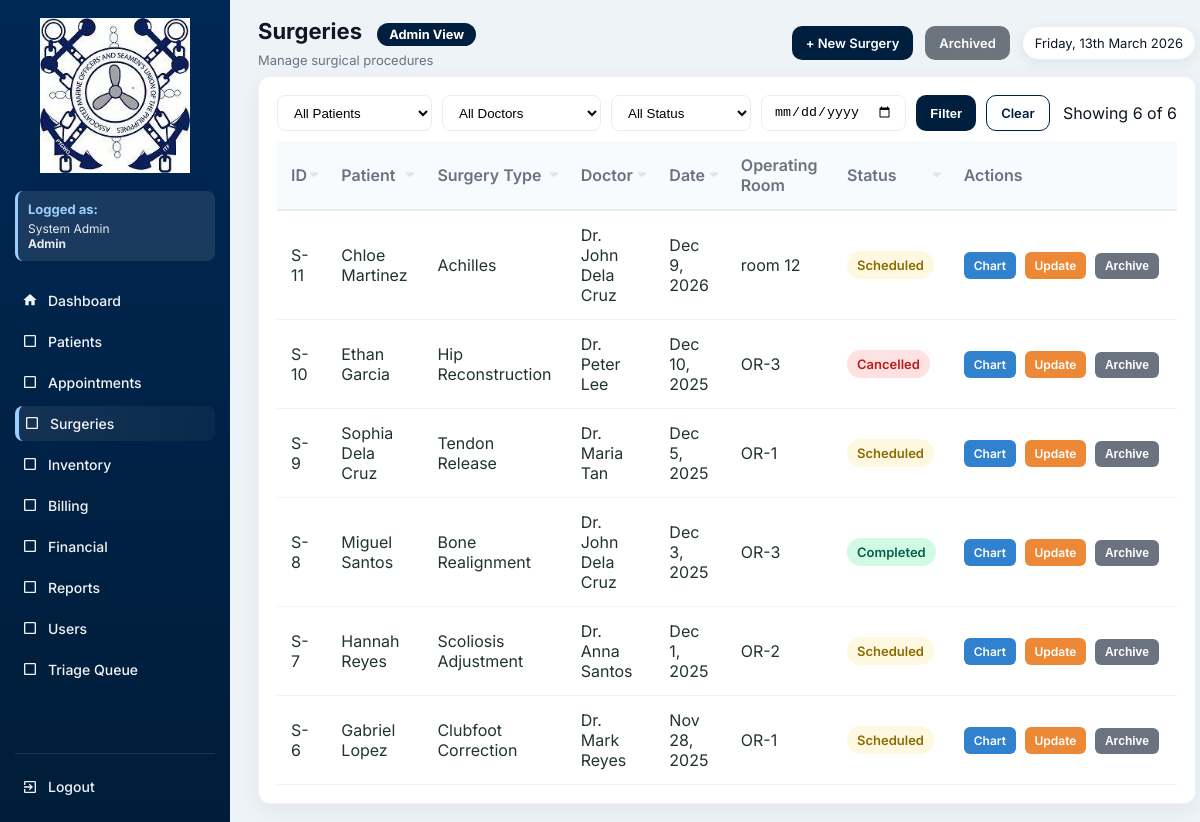
The app's page /surgeries.php (signed in), older data.
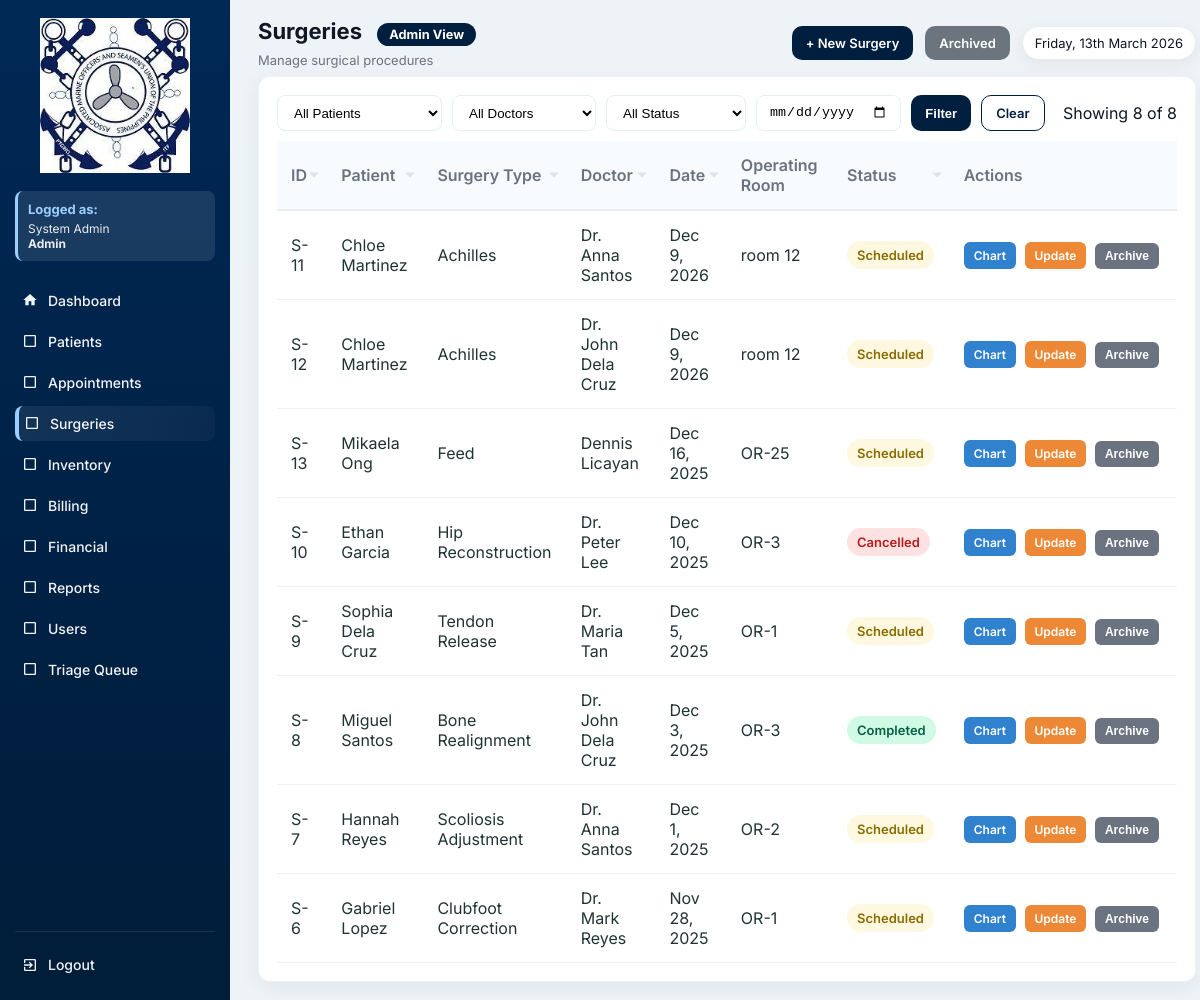
The same page, newer data.
### tables this page shows
CREATE TABLE `surgeries` (
  `id` int(11) NOT NULL,
  `patient_id` int(11) DEFAULT NULL,
  `doctor_id` int(11) DEFAULT NULL,
  `surgery_type` varchar(150) DEFAULT NULL,
  `schedule_date` date DEFAULT NULL,
  `operating_room` varchar(20) DEFAULT NULL,
  `status` enum('Scheduled','Completed','Cancelled') DEFAULT 'Scheduled',
  `is_archived` tinyint(1) DEFAULT 0,
  `archived_at` datetime DEFAULT NULL,
  `archived_by` int(11) DEFAULT NULL,
  `created_at` timestamp NOT NULL DEFAULT current_timestamp()
);

CREATE TABLE `patients` (
  `id` int(11) NOT NULL,
  `patient_code` varchar(20) DEFAULT NULL,
  `first_name` varchar(100) DEFAULT NULL,
  `last_name` varchar(100) DEFAULT NULL,
  `gender` varchar(10) DEFAULT NULL,
  `sex` enum('Male','Female') DEFAULT NULL,
  `birth_date` date DEFAULT NULL,
  `phone` varchar(50) DEFAULT NULL,
  `address` text DEFAULT NULL,
  `guardian` varchar(100) DEFAULT NULL,
  `blood_type` varchar(10) DEFAULT NULL,
  `weight` decimal(5,2) DEFAULT NULL,
  `height` decimal(5,2) DEFAULT NULL,
  `pulse_rate` int(11) DEFAULT NULL,
  `temperature` decimal(4,2) DEFAULT NULL,
  `guardian_name` varchar(150) DEFAULT NULL,
  `created_at` timestamp NOT NULL DEFAULT current_timestamp(),
  `is_archived` tinyint(1) DEFAULT 0,
  `archived_at` datetime DEFAULT NULL,
  `archived_by` int(11) DEFAULT NULL
);

CREATE TABLE `users` (
  `id` int(11) NOT NULL,
  `full_name` varchar(150) DEFAULT NULL,
  `username` varchar(100) DEFAULT NULL,
  `password` varchar(255) DEFAULT NULL,
  `role` enum('Admin','Doctor','Nurse','Staff','Inventory','Billing','SocialWorker') NOT NULL,
  `created_at` timestamp NOT NULL DEFAULT current_timestamp(),
  `is_active` tinyint(1) DEFAULT 1,
  `deactivated_at` datetime DEFAULT NULL
);

### functions.php (called while the page is built, shortened)
<?php
function fetchAll($conn, $sql, $types = null, $params = [])
{
    $stmt = $conn->prepare($sql);
    $stmt->execute();
    $res = $stmt->get_result();
    $rows = $res->fetch_all(MYSQLI_ASSOC);
    return $rows;
}
function fetchOne($conn, $sql, $types = null, $params = [])
{
    $stmt = $conn->prepare($sql);
    $stmt->execute();
    $res = $stmt->get_result();
    $row = $res->fetch_assoc();
    return $row;
}
function h($s){
    return htmlspecialchars($s, ENT_QUOTES);
}
?>

### surgeries.php (the view, shortened to what the changed rows need)
<?php
require 'config.php';
require 'functions.php';
$current_role = $_SESSION['role'] ?? 'Guest';
$role_permissions = [
    'Admin' => [
        'dashboard.php' => 'Dashboard',
        'patients.php' => 'Patients',
        'appointments.php' => 'Appointments',
        'surgeries.php' => 'Surgeries',
        'inventory.php' => 'Inventory',
        'billing.php' => 'Billing',
        'financials.php' => 'Financial',
        'reports.php' => 'Reports',
        'users.php' => 'Users',
        'triage_queue.php' => 'Triage Queue'
    ],
    'Doctor' => [
        'dashboard.php' => 'Dashboard',
        'patients.php' => 'Patients',
        'appointments.php' => 'Appointments',
        'surgeries.php' => 'Surgeries',
        'inventory.php' => 'Inventory',
        'reports.php' => 'Reports',
        'triage_queue.php' => 'Triage Queue'
    ],
    'Nurse' => [
        'dashboard.php' => 'Dashboard',
        'patients.php' => 'Patients',
        'appointments.php' => 'Appointments',
        'inventory.php' => 'Inventory',
        'reports.php' => 'Reports',
        'triage_queue.php' => 'Triage Queue'
    ],
    'Staff' => [
        'dashboard.php' => 'Dashboard',
        'patients.php' => 'Patients',
        'appointments.php' => 'Appointments',
        'reports.php' => 'Reports'
    ],
    'Inventory' => [
        'dashboard.php' => 'Dashboard',
        'inventory.php' => 'Inventory',
        'reports.php' => 'Reports'
    ],
    'Billing' => [
        'dashboard.php' => 'Dashboard',
        'billing.php' => 'Billing',
        'financials.php' => 'Financial',
        'reports.php' => 'Reports'
    ],
    'SocialWorker' => [
        'dashboard.php' => 'Dashboard',
        'financials.php' => 'Financial',
        'reports.php' => 'Reports'
    ]
];
$allowed_pages = $role_permissions[$current_role] ?? ['dashboard.php' => 'Dashboard'];
$date_filter = $_GET['date'] ?? '';
$is_admin = ($current_role === 'Admin');
$table_check = fetchOne($conn, "SHOW COLUMNS FROM surgeries LIKE 'is_archived'");
$has_archive_columns = $table_check !== null;
$show_archived = isset($_GET['show']) && $_GET['show'] === 'archived';
$conditions = [];
if ($has_archive_columns) {
    $conditions[] = $show_archived ? "s.is_archived = 1" : "s.is_archived = 0";
}
$where_clause = empty($conditions) ? '' : 'WHERE ' . implode(' AND ', $conditions);
$items_per_page = 10;
$page = isset($_GET['page']) ? max(1, intval($_GET['page'])) : 1;
$offset = ($page - 1) * $items_per_page;
$total = fetchOne($conn, "SELECT COUNT(*) as total FROM surgeries s $where_clause")['total'] ?? 0;
$sort_column = $_GET['sort'] ?? 'schedule';
$sort_order = $_GET['order'] ?? 'desc';
$allowed_columns = ['id', 'patient', 'doctor', 'type', 'date', 'status'];
if (!in_array($sort_column, $allowed_columns)) $sort_column = 'schedule';
switch ($sort_column) {
    default:         $order_by = "s.schedule_date";
}
$order_by .= " " . strtoupper($sort_order);
$query = "
    SELECT s.*,
           p.first_name, p.last_name,
           u.full_name AS doctor_name
    FROM surgeries s
    INNER JOIN patients p ON s.patient_id = p.id
    INNER JOIN users u ON s.doctor_id = u.id
    $where_clause
    ORDER BY $order_by
    LIMIT $offset, $items_per_page
";
$rows = fetchAll($conn, $query);
$doctors = fetchAll($conn, "SELECT id, full_name FROM users WHERE role = 'Doctor' AND is_active = 1 ORDER BY full_name");
?>
<!DOCTYPE html>
<html lang="en">
<head>
</head>
<body>
<div class="app">
  <aside class="sidebar">
    <nav class="menu">
      <a href="dashboard.php" class="menu-item <?= basename($_SERVER['PHP_SELF'])=='dashboard.php'?'active':'' ?>">
        <span class="icon"><svg viewBox="0 0 24 24" fill="currentColor"><path d="M10 20v-6h4v6h5v-8h3L12 3 2 12h3v8z"/></svg></span> Dashboard
      </a>
      <?php foreach($allowed_pages as $page => $label): if($page !== 'dashboard.php'): ?>
        <a href="<?= $page ?>" class="menu-item <?= basename($_SERVER['PHP_SELF'])==$page?'active':'' ?>">
          <span class="icon">
            <?php
            $icons = [
              'patients.php' => '<svg viewBox="0 0 24 24" fill="currentColor"><path d="M12 12c2.21 0 4-1.79 4-4s-1.79-4-4-4-4 1.79-4 4 1.79 4 4 4zm0 2c-2.67 0-8 1.34-8 4v2h16v-2c0-2.66-5.33-4-8-4z"/></svg>',
              'appointments.php' => '<svg viewBox="0 0 24 24" fill="currentColor"><path d="M19 3h-1V1h-2v2H8V1H6v2H5c-1.11 0-1.99.9-1.99 2L3 19c0 1.1.89 2 2 2h14c1.1 0 2-.9 2-2V5c0-1.1-.9-2-2-2zm0 16H5V8h14v11zM7 10h5v5H7z"/></svg>',
              'surgeries.php' => '<svg viewBox="0 0 24 24" fill="currentColor"><path d="M12 2C8.13 2 5 5.13 5 9c0 5.25 7 13 7 13s7-7.75 7-13c0-3.87-3.13-7-7-7zm0 9.5c-1.38 0-2.5-1.12-2.5-2.5s1.12-2.5 2.5-2.5 2.5 1.12 2.5 2.5-1.12 2.5-2.5 2.5z"/></svg>',
              'inventory.php' => '<svg viewBox="0 0 24 24" fill="currentColor"><path d="M20 8h-3V4H7v4H4v14h16V8zM9 6h6v2H9V6zm11 14H4v-9h16v9zm-7-7H8v-2h5v2z"/></svg>',
              'billing.php' => '<svg viewBox="0 0 24 24" fill="currentColor"><path d="M11.8 10.9c-2.27-.59-3-1.2-3-2.15 0-1.09 1.01-1.85 2.7-1.85 1.78 0 2.44.85 2.5 2.1h2.21c-.07-1.72-1.12-3.3-3.21-3.81V3h-3v2.16c-1.94.42-3.5 1.68-3.5 3.61 0 2.31 1.91 3.46 4.7 4.13 2.5.6 3 1.48 3 2.41 0 .69-.49 1.79-2.7 1.79-2.06 0-2.87-.92-2.98-2.1h-2.2c.12 2.19 1.76 3.42 3.68 3.83V21h3v-2.15c1.95-.37 3.5-1.5 3.5-3.55 0-2.84-2.43-3.81-4.7-4.4z"/></svg>',
              'financials.php' => '<svg viewBox="0 0 24 24" fill="currentColor"><path d="M3 13h8V3H3v10zm0 8h8v-6H3v6zm10 0h8V11h-8v10zm0-18v6h8V3h-8z"/></svg>',
              'reports.php' => '<svg viewBox="0 0 24 24" fill="currentColor"><path d="M19 3H5c-1.1 0-2 .9-2 2v14c0 1.1.9 2 2 2h14c1.1 0 2-.9 2-2V5c0-1.1-.9-2-2-2zM9 17H7v-7h2v7zm4 0h-2V7h2v10zm4 0h-2v-4h2v4z"/></svg>',
              'users.php' => '<svg viewBox="0 0 24 24" fill="currentColor"><path d="M16 11c1.66 0 2.99-1.34 2.99-3S17.66 5 16 5c-1.66 0-3 1.34-3 3s1.34 3 3 3zm-8 0c1.66 0 2.99-1.34 2.99-3S9.66 5 8 5C6.34 5 5 6.34 5 8s1.34 3 3 3zm0 2c-2.33 0-7 1.17-7 3.5V19h14v-2.5c0-2.33-4.67-3.5-7-3.5zm8 0c-.29 0-.62.02-.97.05 1.16.84 1.97 1.97 1.97 3.45V19h6v-2.5c0-2.33-4.67-3.5-7-3.5z"/></svg>',
              'triage_queue.php' => '<svg viewBox="0 0 24 24" fill="currentColor"><path d="M12 2C6.48 2 2 6.48 2 12s4.48 10 10 10 10-4.48 10-10S17.52 2 12 2zm-2 15l-5-5 1.41-1.41L10 14.17l7.59-7.59L19 8l-9 9z"/></svg>'
            ];
            echo $icons[$page] ?? '<svg viewBox="0 0 24 24" fill="currentColor"><path d="M19 5v14H5V5h14m0-2H5c-1.1 0-2 .9-2 2v14c0 1.1.9 2 2 2h14c1.1 0 2-.9 2-2V5c0-1.1-.9-2-2-2z"/></svg>';
            ?>
          </span> <?= $label ?>
        </a>
      <?php endif; endforeach; ?>
    </nav>
  </aside>
  <div class="main">
    <div class="topbar">
      <div class="top-left">
        <h1>Surgeries <?= $show_archived ? '(Archived)' : '' ?>
          <span class="role-badge role-<?= strtolower($current_role) ?>"><?= htmlspecialchars($current_role) ?> View</span>
        </h1>
      </div>
    </div>
    <div class="table-wrap">
      <div class="table-controls">
        <form method="GET" class="filter-form">
          <select name="patient" class="filter-select">
          </select>
          <select name="doctor" class="filter-select">
          </select>
          <select name="status" class="filter-select">
          </select>
          <input type="date" name="date" class="filter-select" value="<?= htmlspecialchars($date_filter) ?>" style="min-width:140px;">
          <button type="submit" class="btn">Filter</button>
          <a href="surgeries.php" class="btn btn-outline">Clear</a>
        </form>
        <div class="muted">Showing <span id="rowCount"><?= count($rows) ?></span> of <?= number_format($total) ?></div>
      </div>
      <table id="surgeriesTable">
        <thead>
          <tr>
            <th class="sortable-header <?= $sort_column=='id'?$sort_order:'' ?>" onclick="sortTable('id','<?= $sort_column=='id' && $sort_order=='asc'?'desc':'asc' ?>')">ID</th>
            <th class="sortable-header <?= $sort_column=='patient'?$sort_order:'' ?>" onclick="sortTable('patient','<?= $sort_column=='patient' && $sort_order=='asc'?'desc':'asc' ?>')">Patient</th>
            <th class="sortable-header <?= $sort_column=='type'?$sort_order:'' ?>" onclick="sortTable('type','<?= $sort_column=='type' && $sort_order=='asc'?'desc':'asc' ?>')">Surgery Type</th>
            <th class="sortable-header <?= $sort_column=='doctor'?$sort_order:'' ?>" onclick="sortTable('doctor','<?= $sort_column=='doctor' && $sort_order=='asc'?'desc':'asc' ?>')">Doctor</th>
            <th class="sortable-header <?= $sort_column=='date'?$sort_order:'' ?>" onclick="sortTable('date','<?= $sort_column=='date' && $sort_order=='asc'?'desc':'asc' ?>')">Date</th>
            <th>Operating Room</th>
            <th class="sortable-header <?= $sort_column=='status'?$sort_order:'' ?>" onclick="sortTable('status','<?= $sort_column=='status' && $sort_order=='asc'?'desc':'asc' ?>')">Status</th>
            <th>Actions</th>
          </tr>
        </thead>
        <tbody>
          <?php if (count($rows) > 0): ?>
            <?php foreach($rows as $r): ?>
              <?php
              $status_class = [
                  'Scheduled'   => 'scheduled',
                  'Completed'   => 'completed',
                  'Cancelled'   => 'cancelled',
                  'In Progress' => 'in-progress'
              ][$r['status']] ?? 'scheduled';
              $is_archived = $has_archive_columns && !empty($r['is_archived']);
              $row_bg = $is_archived ? 'style="background:rgba(149,165,166,0.1);"' : '';
              $patient_name = h($r['first_name'] . ' ' . $r['last_name']);
              ?>
              <tr data-id="<?= $r['id'] ?>" <?= $row_bg ?>>
                <td>S-<?= $r['id'] ?></td>
                <td><?= $patient_name ?></td>
                <td><?= h($r['surgery_type'] ?? '') ?></td>
                <td><?= h($r['doctor_name'] ?? '') ?></td>
                <td><?= date('M j, Y', strtotime($r['schedule_date'])) ?></td>
                <td><?= h($r['operating_room'] ?? '') ?></td>
                <td><span class="status <?= $status_class ?>"><?= $is_archived ? 'Archived' : $r['status'] ?></span></td>
                <td style="white-space:nowrap;">
                  <a href="surgery_view.php?id=<?= $r['id'] ?>" class="action-btn btn-chart">Chart</a>
                  <?php if (!$is_archived): ?>
                    <a href="surgery_form.php?id=<?= $r['id'] ?>" class="action-btn btn-update">Update</a>
                    <?php if ($is_admin): ?>
                      <button onclick="confirmArchive(<?= $r['id'] ?>, '<?= htmlspecialchars($patient_name, ENT_QUOTES) ?>')" class="action-btn btn-archive">Archive</button>
                    <?php endif; ?>
                  <?php else: ?>
                    <?php if ($is_admin): ?>
                      <button onclick="confirmRestore(<?= $r['id'] ?>, '<?= htmlspecialchars($patient_name, ENT_QUOTES) ?>')" class="action-btn btn-archive">Restore</button>
                    <?php endif; ?>
                  <?php endif; ?>
                </td>
              </tr>
            <?php endforeach; ?>
          <?php else: ?>
            <tr><td colspan="8" style="text-align:center; padding:30px;">No surgeries found.</td></tr>
          <?php endif; ?>
        </tbody>
      </table>
    </div>
  </div>
</div>
</body>
</html>

Row changes from the older to the newer data that the page shows:
changed surgeries id 11: doctor.full_name "Dr. John Dela Cruz" → "Dr. Anna Santos"
added surgeries: id "12", patient.last_name "Chloe Martinez", surgery_type "Achilles", doctor.full_name "Dr. John Dela Cruz", schedule_date "Dec 9, 2026", operating_room "room 12", status "Scheduled"
added surgeries: id "13", patient.last_name "Mikaela Ong", surgery_type "Feed", doctor.full_name "Dennis Licayan", schedule_date "Dec 16, 2025", operating_room "OR-25", status "Scheduled"
Text that changed along with them:
count($rows): "6" → "8"
$total: "6" → "8"
